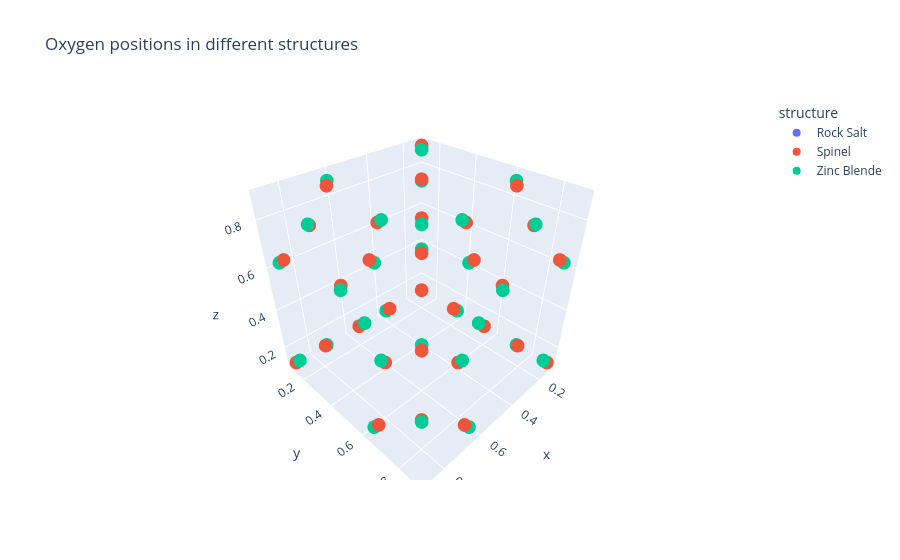

The code cell stored with this chart in its notebook:
### Code cell
# Create a 3d scatter plot
fig = px.scatter_3d(O_df, x='x', y='y', z='z', color='structure', title='Oxygen positions in different structures')
fig.show()
